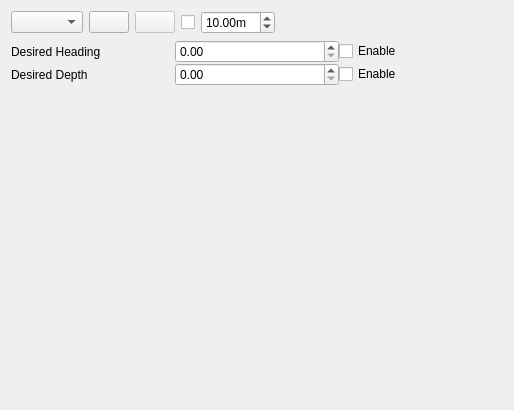
<?xml version="1.0" encoding="UTF-8"?>
<ui version="4.0">
 <class>AutopilotWidget</class>
 <widget class="QWidget" name="AutopilotWidget">
  <property name="enabled">
   <bool>true</bool>
  </property>
  <property name="geometry">
   <rect>
    <x>0</x>
    <y>0</y>
    <width>514</width>
    <height>410</height>
   </rect>
  </property>
  <property name="windowTitle">
   <string>Autopilot</string>
  </property>
  <layout class="QVBoxLayout" name="verticalLayout" stretch="0,1,0">
   <item>
    <layout class="QHBoxLayout" name="horizontalLayout" stretch="0,0,0,0,0,1">
     <item>
      <widget class="QComboBox" name="topics_combo_box">
       <property name="sizeAdjustPolicy">
        <enum>QComboBox::AdjustToContents</enum>
       </property>
      </widget>
     </item>
     <item>
      <widget class="QPushButton" name="refresh_topics_push_button"/>
     </item>
     <item>
      <widget class="QPushButton" name="zoom_1_push_button">
       <property name="enabled">
        <bool>false</bool>
       </property>
       <property name="checkable">
        <bool>true</bool>
       </property>
      </widget>
     </item>
     <item>
      <widget class="QCheckBox" name="dynamic_range_check_box">
       <property name="toolTip">
        <string>Dynamic depth range</string>
       </property>
       <property name="text">
        <string/>
       </property>
      </widget>
     </item>
     <item>
      <widget class="QDoubleSpinBox" name="max_range_double_spin_box">
       <property name="toolTip">
        <string>Max depth</string>
       </property>
       <property name="suffix">
        <string>m</string>
       </property>
       <property name="minimum">
        <double>0.010000000000000</double>
       </property>
       <property name="maximum">
        <double>100.000000000000000</double>
       </property>
       <property name="value">
        <double>10.000000000000000</double>
       </property>
      </widget>
     </item>
     <item>
      <spacer name="horizontalSpacer">
       <property name="orientation">
        <enum>Qt::Horizontal</enum>
       </property>
       <property name="sizeHint" stdset="0">
        <size>
         <width>40</width>
         <height>20</height>
        </size>
       </property>
      </spacer>
     </item>
    </layout>
   </item>
   <item>
    <layout class="QHBoxLayout" name="horizontalLayout_2" stretch="0">
     <property name="spacing">
      <number>0</number>
     </property>
     <item>
      <layout class="QGridLayout" name="gridLayout">
       <item row="0" column="0">
        <widget class="QLabel" name="label">
         <property name="text">
          <string>Desired Heading</string>
         </property>
        </widget>
       </item>
       <item row="0" column="1">
        <widget class="QDoubleSpinBox" name="desired_heading_double_spin_box">
         <property name="decimals">
          <number>2</number>
         </property>
         <property name="maximum">
          <double>360.000000000000000</double>
         </property>
        </widget>
       </item>
       <item row="0" column="2">
        <widget class="QCheckBox" name="enable_desired_heading_checkbox">
         <property name="text">
          <string>Enable</string>
         </property>
        </widget>
       </item>
       <item row="1" column="0">
        <widget class="QLabel" name="label_2">
         <property name="text">
          <string>Desired Depth</string>
         </property>
        </widget>
       </item>
       <item row="1" column="1">
        <widget class="QDoubleSpinBox" name="desired_depth_double_spin_box">
         <property name="decimals">
          <number>2</number>
         </property>
        </widget>
       </item>
       <item row="1" column="2">
        <widget class="QCheckBox" name="enable_desired_depth_checkbox">
         <property name="text">
          <string>Enable</string>
         </property>
        </widget>
       </item>
      </layout>
     </item>
    </layout>
   </item>
   <item>
    <spacer name="verticalSpacer">
     <property name="orientation">
      <enum>Qt::Vertical</enum>
     </property>
     <property name="sizeHint" stdset="0">
      <size>
       <width>20</width>
       <height>0</height>
      </size>
     </property>
    </spacer>
   </item>
  </layout>
 </widget>
 <resources/>
 <connections/>
</ui>
